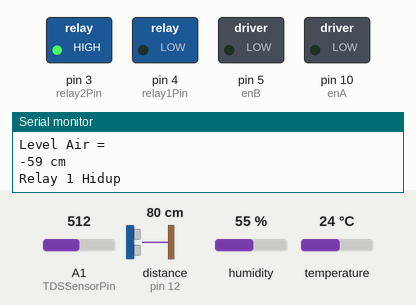
Bench run of a sketch on a simulated Arduino Uno, built with avr-gcc and run on an emulated ATmega328P. On the bench: switched loads named in the sketch (green lamp = pin HIGH), the last lines printed to the serial monitor. Wiring (inferred from the names in the program): ultrasonic range finder: trigger pin 11; echo pin 12. The inputs (shaded band) are chosen by the test bench; at power-on: distance to the obstacle (sensor on pin 12) 80 cm, A1 (TDSSensorPin) = 512, humidity 55 %, temperature 24 °C. The echo pulse lasts 58.3 µs per cm; pins used as bus, display or sensor lines are not drawn.

Above: at 1.2 s.
1.3 s: distance to the obstacle (sensor on pin 12) set to 10 cm
4.3 s: distance to the obstacle (sensor on pin 12) set to 7 cm
At 5.3 s:
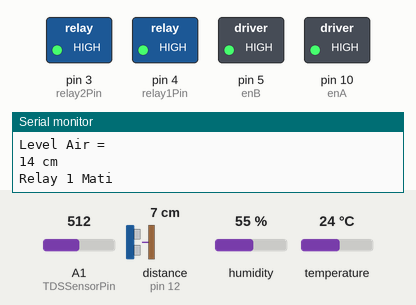
5.8 s: distance to the obstacle (sensor on pin 12) set to 18 cm
At 6.4 s:
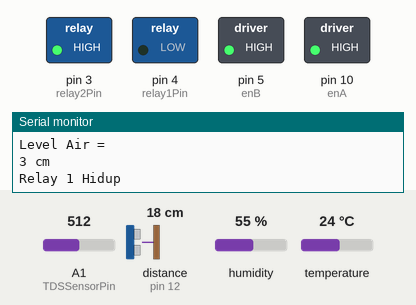
Timing chart, 0 to 8.8 s (numbered marks = the images above; inputs shaded):
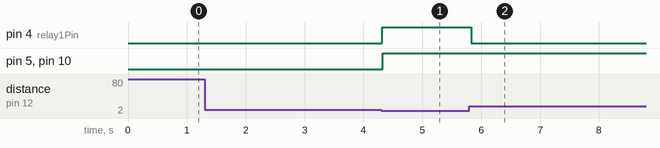

Measured:
- the behaviour switches between 9 and 8 cm on distance to the obstacle (sensor on pin 12) (found by bisection; images 0 and 1)
- after the input at 4.3 s, pin 4 (relay1Pin), pin 5 (enB), pin 10 (enA): LOW → HIGH at once
- after the input at 5.8 s, pin 4 (relay1Pin): HIGH → LOW at once

The sketch:

program-uno-2.ino
```cpp
#include <EEPROM.h>
#include "configuratePin.h"
#include "fis_header.h"

void setup() {
  // put your setup code here, to run once:
  // inisialisasi komunikasi serial
  Serial.begin(9600); // set baudrate ke 9600 bps (bit per seconds)

  // inisialisasi pin input dan output
  // Sensor Ultrasonic
  pinMode(trigPin, OUTPUT);
  pinMode(echoPin, INPUT);

  // DHT Sensor
  dht.begin();

  // TDS Sensor
  gravityTds.setPin(TDSSensorPin);
  gravityTds.setAref(5.0);        // reference volt on ADC, default 5.0V on UNO
  gravityTds.setAdcRange(1024);   // 1024 for 10bit ADC; 4096 for 12bit ADC

  // inisialisasi pin Output
  // pin mode for output 1 : oPenyiraman
  pinMode(enA, OUTPUT);
  // pin mode for output 2 : oNutrisi
  pinMode(enB, OUTPUT);
  // pin mode for output motor DC (Mixer)
  pinMode(relay1Pin, OUTPUT);
  pinMode(relay2Pin, OUTPUT);
  // Matikan semua relay saat dinyalakan MCU Arduino
  digitalWrite(relay1Pin, MATI);
  digitalWrite(relay2Pin, MATI);
}

void loop() {
  // put your main code here, to run repeatedly:
  if(program1() == true) {
    program2();
  }
  else {
    digitalWrite(relay2Pin, MATI);
  }
  delay(50);
}
```

fis_header.h
```cpp
//***********************************************************************
// Matlab .fis to arduino C converter v2.0.1.25122016
// - Karthik Nadig, USA
// Please report bugs to: karthiknadig@gmail.com
//***********************************************************************

#ifndef fis_header_h
#define fis_header_h

#define FIS_TYPE float
#define FIS_RESOLUSION 101
#define FIS_MIN -3.4028235E+38
#define FIS_MAX 3.4028235E+38
typedef FIS_TYPE(*_FIS_MF)(FIS_TYPE, FIS_TYPE*);
typedef FIS_TYPE(*_FIS_ARR_OP)(FIS_TYPE, FIS_TYPE);
typedef FIS_TYPE(*_FIS_ARR)(FIS_TYPE*, int, _FIS_ARR_OP);

// Number of inputs to the fuzzy inference system
const int fis_gcI = 3;
// Number of outputs to the fuzzy inference system
const int fis_gcO = 2;
// Number of rules to the fuzzy inference system
const int fis_gcR = 24;

// deklarasi object fuzzy input dan output
FIS_TYPE g_fisInput[fis_gcI];
FIS_TYPE g_fisOutput[fis_gcO];

#endif
```

processFuzzy.ino
```cpp
//***********************************************************************
// Matlab .fis to arduino C converter v2.0.1.25122016
// - Karthik Nadig, USA
// Please report bugs to:
// https://github.com/karthiknadig/ArduinoFIS/issues
// If you don't have a GitHub account mail to karthiknadig@gmail.com
//***********************************************************************

//***********************************************************************
// Support functions for Fuzzy Inference System
//***********************************************************************
// Trapezoidal Member Function
FIS_TYPE fis_trapmf(FIS_TYPE x, FIS_TYPE* p)
{
    FIS_TYPE a = p[0], b = p[1], c = p[2], d = p[3];
    FIS_TYPE t1 = ((x <= c) ? 1 : ((d < x) ? 0 : ((c != d) ? ((d - x) / (d - c)) : 0)));
    FIS_TYPE t2 = ((b <= x) ? 1 : ((x < a) ? 0 : ((a != b) ? ((x - a) / (b - a)) : 0)));
    return (FIS_TYPE) min(t1, t2);
}

// Triangular Member Function
FIS_TYPE fis_trimf(FIS_TYPE x, FIS_TYPE* p)
{
    FIS_TYPE a = p[0], b = p[1], c = p[2];
    FIS_TYPE t1 = (x - a) / (b - a);
    FIS_TYPE t2 = (c - x) / (c - b);
    if ((a == b) && (b == c)) return (FIS_TYPE) (x == a);
    if (a == b) return (FIS_TYPE) (t2*(b <= x)*(x <= c));
    if (b == c) return (FIS_TYPE) (t1*(a <= x)*(x <= b));
    t1 = min(t1, t2);
    return (FIS_TYPE) max(t1, 0);
}

FIS_TYPE fis_min(FIS_TYPE a, FIS_TYPE b)
{
    return min(a, b);
}

FIS_TYPE fis_max(FIS_TYPE a, FIS_TYPE b)
{
    return max(a, b);
}

FIS_TYPE fis_array_operation(FIS_TYPE *array, int size, _FIS_ARR_OP pfnOp)
{
    int i;
    FIS_TYPE ret = 0;

    if (size == 0) return ret;
    if (size == 1) return array[0];

    ret = array[0];
    for (i = 1; i < size; i++)
    {
        ret = (*pfnOp)(ret, array[i]);
    }

    return ret;
}


//***********************************************************************
// Data for Fuzzy Inference System
//***********************************************************************
// Pointers to the implementations of member functions
_FIS_MF fis_gMF[] =
{
    fis_trapmf, fis_trimf
};

// Count of member function for each Input
int fis_gIMFCount[] = { 3, 2, 4 };

// Count of member function for each Output
int fis_gOMFCount[] = { 3, 4 };

// Coefficients for the Input Member Functions
FIS_TYPE fis_gMFI0Coeff1[] = { 0, 0, 25, 26.5 };
FIS_TYPE fis_gMFI0Coeff2[] = { 25, 26.5, 28 };
FIS_TYPE fis_gMFI0Coeff3[] = { 26.5, 28, 35, 35 };
FIS_TYPE* fis_gMFI0Coeff[] = { fis_gMFI0Coeff1, fis_gMFI0Coeff2, fis_gMFI0Coeff3 };
FIS_TYPE fis_gMFI1Coeff1[] = { 0, 0, 66.5, 76.5 };
FIS_TYPE fis_gMFI1Coeff2[] = { 66.5, 76.5, 100, 100 };
FIS_TYPE* fis_gMFI1Coeff[] = { fis_gMFI1Coeff1, fis_gMFI1Coeff2 };
FIS_TYPE fis_gMFI2Coeff1[] = { 650, 750, 850 };
FIS_TYPE fis_gMFI2Coeff2[] = { 750, 850, 1000, 1000 };
FIS_TYPE fis_gMFI2Coeff3[] = { 0, 0, 550, 650 };
FIS_TYPE fis_gMFI2Coeff4[] = { 550, 650, 750 };
FIS_TYPE* fis_gMFI2Coeff[] = { fis_gMFI2Coeff1, fis_gMFI2Coeff2, fis_gMFI2Coeff3, fis_gMFI2Coeff4 };
FIS_TYPE** fis_gMFICoeff[] = { fis_gMFI0Coeff, fis_gMFI1Coeff, fis_gMFI2Coeff };

// Coefficients for the Output Member Functions
FIS_TYPE fis_gMFO0Coeff1[] = { 100, 150, 200 };
FIS_TYPE fis_gMFO0Coeff2[] = { 0, 0, 125, 150 };
FIS_TYPE fis_gMFO0Coeff3[] = { 150, 255, 255 };
FIS_TYPE* fis_gMFO0Coeff[] = { fis_gMFO0Coeff1, fis_gMFO0Coeff2, fis_gMFO0Coeff3 };
FIS_TYPE fis_gMFO1Coeff1[] = { 0, 0, 1 };
FIS_TYPE fis_gMFO1Coeff2[] = { 1, 80, 160 };
FIS_TYPE fis_gMFO1Coeff3[] = { 80, 255, 255 };
FIS_TYPE fis_gMFO1Coeff4[] = { 0, 40, 80 };
FIS_TYPE* fis_gMFO1Coeff[] = { fis_gMFO1Coeff1, fis_gMFO1Coeff2, fis_gMFO1Coeff3, fis_gMFO1Coeff4 };
FIS_TYPE** fis_gMFOCoeff[] = { fis_gMFO0Coeff, fis_gMFO1Coeff };

// Input membership function set
int fis_gMFI0[] = { 0, 1, 0 };
int fis_gMFI1[] = { 0, 0 };
int fis_gMFI2[] = { 1, 0, 0, 1 };
int* fis_gMFI[] = { fis_gMFI0, fis_gMFI1, fis_gMFI2};

// Output membership function set
int fis_gMFO0[] = { 1, 0, 1 };
int fis_gMFO1[] = { 1, 1, 1, 1 };
int* fis_gMFO[] = { fis_gMFO0, fis_gMFO1};

// Rule Weights
FIS_TYPE fis_gRWeight[] = { 1, 1, 1, 1, 1, 1, 1, 1, 1, 1, 1, 1, 1, 1, 1, 1, 1, 1, 1, 1, 1, 1, 1, 1 };

// Rule Type
int fis_gRType[] = { 1, 1, 1, 1, 1, 1, 1, 1, 1, 1, 1, 1, 1, 1, 1, 1, 1, 1, 1, 1, 1, 1, 1, 1 };

// Rule Inputs
int fis_gRI0[] = { 1, 1, 1 };
int fis_gRI1[] = { 1, 2, 1 };
int fis_gRI2[] = { 1, 1, 2 };
int fis_gRI3[] = { 1, 2, 2 };
int fis_gRI4[] = { 1, 1, 3 };
int fis_gRI5[] = { 1, 1, 4 };
int fis_gRI6[] = { 1, 2, 3 };
int fis_gRI7[] = { 1, 2, 4 };
int fis_gRI8[] = { 2, 1, 1 };
int fis_gRI9[] = { 2, 2, 1 };
int fis_gRI10[] = { 2, 1, 2 };
int fis_gRI11[] = { 2, 2, 2 };
int fis_gRI12[] = { 2, 1, 3 };
int fis_gRI13[] = { 2, 2, 3 };
int fis_gRI14[] = { 2, 1, 4 };
int fis_gRI15[] = { 2, 2, 4 };
int fis_gRI16[] = { 3, 1, 1 };
int fis_gRI17[] = { 3, 2, 1 };
int fis_gRI18[] = { 3, 1, 2 };
int fis_gRI19[] = { 3, 2, 2 };
int fis_gRI20[] = { 3, 1, 3 };
int fis_gRI21[] = { 3, 2, 3 };
int fis_gRI22[] = { 3, 1, 4 };
int fis_gRI23[] = { 3, 2, 4 };
int* fis_gRI[] = { fis_gRI0, fis_gRI1, fis_gRI2, fis_gRI3, fis_gRI4, fis_gRI5, fis_gRI6, fis_gRI7, fis_gRI8, fis_gRI9, fis_gRI10, fis_gRI11, fis_gRI12, fis_gRI13, fis_gRI14, fis_gRI15, fis_gRI16, fis_gRI17, fis_gRI18, fis_gRI19, fis_gRI20, fis_gRI21, fis_gRI22, fis_gRI23 };

// Rule Outputs
int fis_gRO0[] = { 1, 4 };
int fis_gRO1[] = { 2, 4 };
int fis_gRO2[] = { 1, 1 };
int fis_gRO3[] = { 2, 1 };
int fis_gRO4[] = { 2, 3 };
int fis_gRO5[] = { 2, 2 };
int fis_gRO6[] = { 2, 3 };
int fis_gRO7[] = { 2, 2 };
int fis_gRO8[] = { 1, 4 };
int fis_gRO9[] = { 2, 4 };
int fis_gRO10[] = { 1, 1 };
int fis_gRO11[] = { 2, 1 };
int fis_gRO12[] = { 2, 3 };
int fis_gRO13[] = { 2, 3 };
int fis_gRO14[] = { 2, 2 };
int fis_gRO15[] = { 2, 2 };
int fis_gRO16[] = { 3, 4 };
int fis_gRO17[] = { 1, 4 };
int fis_gRO18[] = { 3, 1 };
int fis_gRO19[] = { 1, 1 };
int fis_gRO20[] = { 2, 3 };
int fis_gRO21[] = { 2, 3 };
int fis_gRO22[] = { 2, 2 };
int fis_gRO23[] = { 2, 2 };
int* fis_gRO[] = { fis_gRO0, fis_gRO1, fis_gRO2, fis_gRO3, fis_gRO4, fis_gRO5, fis_gRO6, fis_gRO7, fis_gRO8, fis_gRO9, fis_gRO10, fis_gRO11, fis_gRO12, fis_gRO13, fis_gRO14, fis_gRO15, fis_gRO16, fis_gRO17, fis_gRO18, fis_gRO19, fis_gRO20, fis_gRO21, fis_gRO22, fis_gRO23 };

// Input range Min
FIS_TYPE fis_gIMin[] = { 0, 0, 0 };

// Input range Max
FIS_TYPE fis_gIMax[] = { 35, 100, 1000 };

// Output range Min
FIS_TYPE fis_gOMin[] = { 0, 0 };

// Output range Max
FIS_TYPE fis_gOMax[] = { 255, 255 };

//***********************************************************************
// Data dependent support functions for Fuzzy Inference System
//***********************************************************************
FIS_TYPE fis_MF_out(FIS_TYPE** fuzzyRuleSet, FIS_TYPE x, int o)
{
    FIS_TYPE mfOut;
    int r;

    for (r = 0; r < fis_gcR; ++r)
    {
        int index = fis_gRO[r][o];
        if (index > 0)
        {
            index = index - 1;
            mfOut = (fis_gMF[fis_gMFO[o][index]])(x, fis_gMFOCoeff[o][index]);
        }
        else if (index < 0)
        {
            index = -index - 1;
            mfOut = 1 - (fis_gMF[fis_gMFO[o][index]])(x, fis_gMFOCoeff[o][index]);
        }
        else
        {
            mfOut = 0;
        }

        fuzzyRuleSet[0][r] = fis_min(mfOut, fuzzyRuleSet[1][r]);
    }
    return fis_array_operation(fuzzyRuleSet[0], fis_gcR, fis_max);
}

FIS_TYPE fis_defuzz_mom(FIS_TYPE** fuzzyRuleSet, int o)
{
    FIS_TYPE step = (fis_gOMax[o] - fis_gOMin[o]) / (FIS_RESOLUSION - 1);
    FIS_TYPE max = 0, dist, value, sum;
    int count;
    int i;

    for (i = 0; i < FIS_RESOLUSION; ++i)
    {
        dist = fis_gOMin[o] + (step * i);
        value = fis_MF_out(fuzzyRuleSet, dist, o);
        max = max(max, value);
    }

    sum = 0;
    count = 0;
    for (i = 0; i < FIS_RESOLUSION; i++)
    {
        dist = fis_gOMin[o] + (step * i);
        value = fis_MF_out(fuzzyRuleSet, dist, o);
        if (max == value)
        {
            ++count;
            sum += i;
        }
    }

    return (fis_gOMin[o] + ((step * sum) / count));
}

//***********************************************************************
// Fuzzy Inference System
//***********************************************************************
void fis_evaluate()
{
    FIS_TYPE fuzzyInput0[] = { 0, 0, 0 };
    FIS_TYPE fuzzyInput1[] = { 0, 0 };
    FIS_TYPE fuzzyInput2[] = { 0, 0, 0, 0 };
    FIS_TYPE* fuzzyInput[fis_gcI] = { fuzzyInput0, fuzzyInput1, fuzzyInput2, };
    FIS_TYPE fuzzyOutput0[] = { 0, 0, 0 };
    FIS_TYPE fuzzyOutput1[] = { 0, 0, 0, 0 };
    FIS_TYPE* fuzzyOutput[fis_gcO] = { fuzzyOutput0, fuzzyOutput1, };
    FIS_TYPE fuzzyRules[fis_gcR] = { 0 };
    FIS_TYPE fuzzyFires[fis_gcR] = { 0 };
    FIS_TYPE* fuzzyRuleSet[] = { fuzzyRules, fuzzyFires };
    FIS_TYPE sW = 0;

    // Transforming input to fuzzy Input
    int i, j, r, o;
    for (i = 0; i < fis_gcI; ++i)
    {
        for (j = 0; j < fis_gIMFCount[i]; ++j)
        {
            fuzzyInput[i][j] =
                (fis_gMF[fis_gMFI[i][j]])(g_fisInput[i], fis_gMFICoeff[i][j]);
        }
    }

    int index = 0;
    for (r = 0; r < fis_gcR; ++r)
    {
        if (fis_gRType[r] == 1)
        {
            fuzzyFires[r] = FIS_MAX;
            for (i = 0; i < fis_gcI; ++i)
            {
                index = fis_gRI[r][i];
                if (index > 0)
                    fuzzyFires[r] = fis_min(fuzzyFires[r], fuzzyInput[i][index - 1]);
                else if (index < 0)
                    fuzzyFires[r] = fis_min(fuzzyFires[r], 1 - fuzzyInput[i][-index - 1]);
                else
                    fuzzyFires[r] = fis_min(fuzzyFires[r], 1);
            }
        }
        else
        {
            fuzzyFires[r] = FIS_MIN;
            for (i = 0; i < fis_gcI; ++i)
            {
                index = fis_gRI[r][i];
                if (index > 0)
                    fuzzyFires[r] = fis_max(fuzzyFires[r], fuzzyInput[i][index - 1]);
                else if (index < 0)
                    fuzzyFires[r] = fis_max(fuzzyFires[r], 1 - fuzzyInput[i][-index - 1]);
                else
                    fuzzyFires[r] = fis_max(fuzzyFires[r], 0);
            }
        }

        fuzzyFires[r] = fis_gRWeight[r] * fuzzyFires[r];
        sW += fuzzyFires[r];
    }

    if (sW == 0)
    {
        for (o = 0; o < fis_gcO; ++o)
        {
            g_fisOutput[o] = ((fis_gOMax[o] + fis_gOMin[o]) / 2);
        }
    }
    else
    {
        for (o = 0; o < fis_gcO; ++o)
        {
            g_fisOutput[o] = fis_defuzz_mom(fuzzyRuleSet, o);
        }
    }
}
```

programSensor.ino
```cpp
// buat variable lastTime untuk menyimpan nilai akhir millis
unsigned long lastTimeSensorTDS = 0, lastTimeSensorDHT = 0;
// buat batas interval/delay millis (untuk sensor TDS 1000ms dan DHT 3000ms)
const uint16_t intervalTDS = 1000, intervalDHT = 3000;

// program ultrasonic
void sensorUltrasonic() {
  digitalWrite(trigPin, HIGH);
  delayMicroseconds(10);
  digitalWrite(trigPin, LOW);
  duration = pulseIn(echoPin, HIGH);

  // perhitungan untuk dijadikan jarak
  distance = duration / 58.2;
  levelair = 20 - distance;
}

// sensor TDS
void sensorTDS() {
  unsigned long currentTime = millis();
  if((unsigned long) (currentTime - lastTimeSensorTDS) >= intervalTDS) {
    // temperature = readTemperature(); // add your temperature sensor and read it
    gravityTds.setTemperature(temperature);
    gravityTds.update(); // sample and calculate
    tdsValue = gravityTds.getTdsValue();
    lastTimeSensorTDS = currentTime; // masukan nilai lastTime millis
  }
}

// sensor DHT22
void sensorDHT() {
  unsigned long currentTime = millis();
  if((unsigned long) (currentTime - lastTimeSensorDHT) >= intervalDHT) {
    lastTimeSensorDHT = currentTime;
    h = dht.readHumidity();
    t = dht.readTemperature();
    if(isnan(h) || isnan(t)) {
      Serial.println("Failed to read from DHT sensor!");
      h = 0.0; t = 0.0;
      return;
    }
  }

}
```

program_1.ino
```cpp
// program pengukuran level air
bool program1(void) {
  // jalankan fungsi sensor ultrasonic
  sensorUltrasonic();

  // tampilkan hasil di serial monitor
  Serial.println(F("Level Air = "));
  Serial.print(levelair);
  Serial.println(F(" cm"));

  if (levelair > 12) {
    digitalWrite(relay1Pin, MATI);
    Serial.println(F("Relay 1 Mati"));
    return true;
  }
  else {
    digitalWrite(relay1Pin, HIDUP);
    Serial.println(F("Relay 1 Hidup"));
    return false;
  }
}
```

program_2.ino
```cpp
void program2(void) {
  // jalankan fungsi program sensor DHT 22
  sensorDHT();

  // jalankan fungsi program sensor tds
  sensorTDS();
  if(tdsValue > 800) {
    digitalWrite(relay2Pin, MATI);
    Serial.println(F("Relay 2 Mati"));
  } else {
    digitalWrite(relay2Pin, HIDUP);
    Serial.println(F("Relay 2 Hidup"));
  }

  // masukan nilai kelembapan dan suhu
  // Read Input : iSuhu
  g_fisInput[0] = t;
  // Read Input : iKelembapan
  g_fisInput[1] = h;
  // Read Input : iNutrisi
  g_fisInput[2] = tdsValue;

  g_fisOutput[0] = 0;
  g_fisOutput[1] = 0;

  // jalankan kalkulasi fuzzy
  fis_evaluate();

  // set output value : oPenyiraman
  digitalWrite(enB, g_fisOutput[0]);
  digitalWrite(in3, HIGH);
  digitalWrite(in4, LOW);

  // set output value : oNutrisi
  digitalWrite(enA, g_fisOutput[1]);
  digitalWrite(in1, HIGH);
  digitalWrite(in2, LOW);

  // tampilkan data di serial monitor
  // Suhu
  Serial.print(F("Suhu = "));
  Serial.print(t);
  Serial.println("*C");
  // Kelembapan
  Serial.print(F("Kelembapan = "));
  Serial.print(h);
  Serial.println(F("%"));
  // Kadar Nutrisi
  Serial.print(F("Kadar Nutrisi = "));
  Serial.print(tdsValue);
  Serial.println(F("ppm"));
  // Hasil PWM Motor Pompa Penyiraman
  Serial.print(F("Motor Pompa penyiraman = "));
  Serial.print(g_fisOutput[0]);
  Serial.println(F("PWM"));
  // Hasil PWM Motor Pompa Nutrisi
  Serial.print(F("Motor Pompa Nutrisi = "));
  Serial.print(g_fisOutput[1]);
  Serial.println(F("PWM"));
}
```

configuratePin.h
```cpp
// file definisi pin input dan output module
// referensi kalo engga tau type data uint
// https://www.badprog.com/c-type-what-are-uint8-t-uint16-t-uint32-t-and-uint64-t

#ifndef configuratePin_h
#define configuratePin_h

#include <DHT.h>
#include <GravityTDS.h>

// DHT Sensor
#define DHTPIN        13
#define DHTTYPE       DHT22
float h, t; // variabel untuk menyimpan data sensor DHT
// deklarasi objek dht sensor
DHT dht(DHTPIN, DHTTYPE);

// TDS Sensor Pin
#define TDSSensorPin  A1
uint16_t maximumRange = 200;        // kebutuhan akan maksimal range
uint16_t minimumRange = 0;          // kebutuhan akan minimal range
float temperature = 25.0, tdsValue = 0.0;
// deklarasi objek TDS Sensor
GravityTDS gravityTds;

// Sensor Ultrasonic HC-SR04 PIN
#define echoPin       12
#define trigPin       11
long duration, distance, levelair;  // waktu untuk kalkulasi jarak

// relay module pinout
// reference default : HIGH = 0x1; LOW = 0x0
#define relay1Pin     4
#define relay2Pin     3
#define MATI          0x1
#define HIDUP         0x0

// configurate pinout Motor
// Motor A (Pompa nutrisi)
const uint8_t enA = 10; // Pin PWM untuk mengatur kecepatan motor A
const uint8_t in1 = 9;
const uint8_t in2 = 8;
// Motor B (Pompa Penyiraman)
const uint8_t enB = 5; // Pin PWM untuk mengatur kecepatan motor B
const uint8_t in3 = 6;
const uint8_t in4 = 7;

#endif
```
